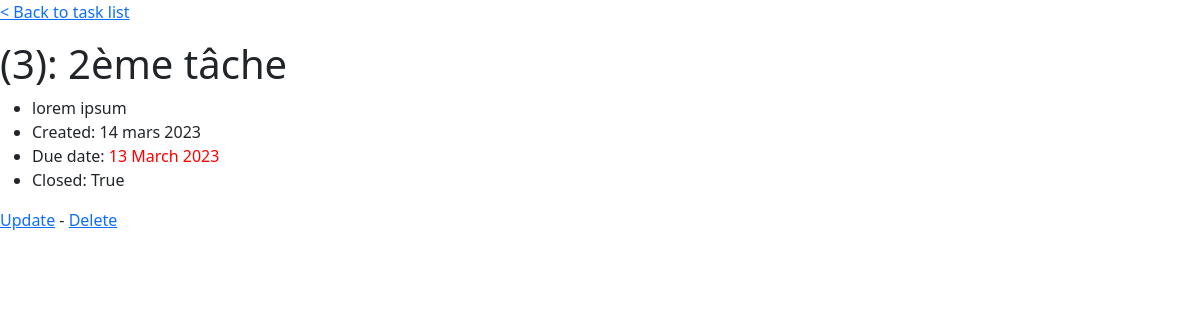
Page /todo/2eme-tache/ on the committed database.
### todo/models.py (models this page shows, shortened)
class Task(models.Model):
    category = models.ForeignKey(Category, on_delete=models.SET_NULL, null=True)
    tag = models.ManyToManyField(Tag)
    name = models.CharField(max_length=50, blank=False)
    description = models.TextField(blank=True)
    created_date = models.DateField(auto_now=True)
    due_date = models.DateField(default=date.today)
    closed = models.BooleanField(default=False)
    slug = models.SlugField(null=True)
    @admin.display(description="Due date")
    def colored_due_date(self):
        today = date.today()
        delta = (self.due_date - today).days
        color = "red"
        if delta >= 7:
            color = "green"
        elif delta > 0:
            color = "orange"
        return format_html(f"<span style='color:{color}'>{self.due_date.__format__('%d %B %Y')}</span>")
    class Meta:
        ordering = ['slug']
        verbose_name = "Tâche"

### todo/views.py (the view)
# urls.py: path('<slug:slug>/', task_slug, name="task-slug"),
def task_slug(request, slug):
    task = Task.objects.get(slug=slug)
    context = {
        "task":task
    }
    return render(request=request, template_name="todo/details.dj.html", context=context)

### todo/templates/todo/details.dj.html (shortened to what this page needs)
{% extends 'base.dj.html' %}  {% block content %}
<p><a href="{% url 'task-list' %}">< Back to task list</a></p>
<h1>({{ task.id }}): {{ task.name }}</h1>
<ul>
    <li>{{ task.description }}</li>
    <li>Created: {{ task.created_date }}</li>
    <li>Due date: {{ task.colored_due_date }}</li>
    <li>Closed: {{ task.closed }}</li>
</ul>
<p>
    <a href="{% url 'task-update' task.id %}">Update</a> -
    <a href="{% url 'task-delete' task.id %}">Delete</a>
</p>
{% endblock content %}

### rows in the picture
Task: id "3", name "2ème tâche", description "lorem ipsum", created_date "14 mars 2023", colored_due_date "13 March 2023", closed "True"
